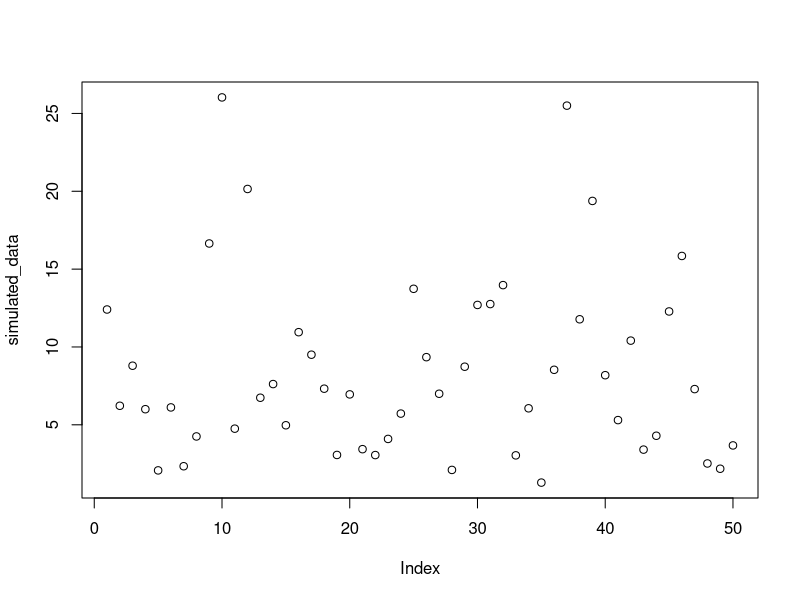

R code for this plot: (Note: this script raises an error after producing the figure.)
## ---- chunk 1
library(formatR)
knitr::opts_chunk$set(echo = TRUE)
knitr::opts_chunk$set(tidy.opts = list(width.cutoff = 60), tidy = TRUE)
#colour palette
library(RColorBrewer)
palette(brewer.pal(4, "Set2"))
cols <- brewer.pal(4, "Set2")

## ---- chunk 2

#number of simulated data points
n =  50

#true value of parameter1
a_true = 0.5

#true value of parameter2
b_true = 0.25

#sum of true values
diff_true <- a_true - b_true

#simulate data with gamma distribution
simulated_data <- rgamma(n, #number of simulated data points
                         shape = 2, #shape of gamma distribution
                         rate = diff_true) #scale


#look at simulated data
plot(simulated_data)

## ---- chunk 3
#rate for exponential distribution
alpha = 0.5

#draw 2 values from exponential distribution
a <- rexp(1, 1 / alpha)
b <- rexp(1, 1 / alpha)
## ---- chunk 4

#function to calculate likelihood
likelihood <- function(a, b, datos) {
  if ((a - b) < 0) {
    like <- 0
    return(like) #fail
  } else{
    #product of all vectors of elements in gamma dist
    like <-prod(dgamma(datos, 2, rate = (a - b))) 
    return(like)
  }
}

#function to calculate prior
prior <- function(a, b) {
  if ((a - b) < 0) {
    prior.val <- 0
    return(prior.val)
  } else{
    prior.val <- dexp(a, 1 / alpha) * dexp(b, 1 / alpha)
    return(prior.val)
  }
}

## ---- chunk 5
#number of generations to run chain
generations <- 5000

#limits on sampling (+ or - this value)
delta <- 0.25

#prepare output matrix
output <- matrix(rep(0, 6 * generations), ncol = 6)

for (i in 1:generations) {
  #modify params (step)
  a_prime <- a + runif(1, -delta, delta)
  b_prime <- b + runif(1, -delta, delta)

  #calculate ratio of likelihoods of new values / old values
  like_odds <-
    likelihood(a_prime, b_prime, simulated_data) / likelihood(a, b, simulated_data)

  #calculate ratio of prior of new values / old values
  prior_odds <- prior(a_prime, b_prime) / prior(a, b)

  #calculate posterior odds
  R <- like_odds * prior_odds

  #randomly draw from uniform distribution
  u <- runif(1)

  #if posterior odds are greater than a random value, keep new values of parameter
  if (u < R) {
    a = a_prime
    b = b_prime
  }

  #calculate posterior (likelihood*prior)
  posterior <- likelihood(a, b, simulated_data) * prior(a, b)

  #store output
  output[i, 1] <- i
  output[i, 2] <- prior(a, b)
  output[i, 3] <- likelihood(a, b, simulated_data)
  output[i, 4] <- posterior
  output[i, 5] <- a
  output[i, 6] <- b
}

#format output data
output <- data.frame(output)
names(output) <-
  c("iteration", "prior", "likelihood", "posterior", "lambda", "mu")

## ---- chunk 6
par(mar = c(4, 4, 2, 2))
#plot values of parameters in chain
par(mfrow = c(3, 1))
plot(
  output$lambda ~ output$iteration,
  type = 'l',
  col = 4,
  ylim = c(0, 1.5),
  xlab = "Generation",
  ylab = "lambda",
  bty = 'l'
)
abline(h = a_true, lty = 2)
mtext(
  "a)",
  side = 3,
  line = 1,
  adj = -0.1,
  cex = 0.8
)

plot(
  output$mu ~ output$iteration,
  type = 'l',
  col = 2,
  ylim = c(0, 1.5),
  xlab = "Generation",
  ylab = "mu",
  bty = 'l'
)
abline(h = b_true, lty = 2)
mtext(
  "b)",
  side = 3,
  line = 1,
  adj = -0.1,
  cex = 0.8
)

plot((output$lambda - output$mu) ~ output$iteration,
     type = 'l',
     col = 3,
     ylim = c(0, 1.5),
     xlab = "Generation",
     ylab = "lambda - mu",
     bty = 'l'
)
abline(h = a_true - b_true, lty = 2)
mtext(
  "c)",
  side = 3,
  line = 1,
  adj = -0.1,
  cex = 0.8
)
## ---- chunk 7

#vector across range of values interested in
values_m <- seq(0, 1.2, 0.005)

#Create a data frame from all combinations of the supplied vector
contour_mat <- expand.grid(values_m, values_m)

#prepare for storing likelhood
likelihood_vals <- rep(0, dim(contour_mat)[1])

#for each pair of values calculate likelihood
for (i in 1:dim(contour_mat)[1]) {
  likelihood_vals[i] <-
    likelihood(contour_mat[i, 1], contour_mat[i, 2], simulated_data)
}

#get location of maximum likelihood value
maximum <- which.max(likelihood_vals)

#convert raw likelihoods to relative of ML
relative = likelihood_vals / likelihood_vals[maximum]
contour_mat <- cbind(contour_mat, likelihood_vals)
contour_mat <- cbind(contour_mat, relative)

library("ggplot2")

ggplot(contour_mat, aes(x = Var1, y = Var2, z = relative)) +
  scale_x_continuous(expand = c(0, 0)) +
  scale_y_continuous(expand = c(0, 0)) +
  stat_contour(geom = "polygon", aes(fill = ..level..)) +
  geom_tile(aes(fill = relative)) +
  stat_contour(bins = 10,
               color = cols[1],
               size = 0.5)  +
  scale_fill_gradient(
    low = "white",
    high = cols[1],
    space = "Lab",
    na.value = "grey50",
    guide = "colourbar",
    aesthetics = "fill"
  ) +
  xlab("lambda") +
  ylab("mu") +
  xlim(0.2, 1) +
  ylim(0, 0.8) +
  guides(fill = guide_colorbar(title = "Relative Likelihood")) +
  geom_point(
    aes(x = a_true, y = b_true),
    colour = cols[2],
    pch = 16,
    size = 5,
  ) + theme(
    # Remove panel border
    panel.border = element_blank(),
    # Remove panel grid lines
    panel.grid.major = element_blank(),
    panel.grid.minor = element_blank(),
    # Remove panel background
    panel.background = element_blank(),
    # Add axis line
    axis.line = element_line(colour = "grey"),
    legend.position = c(0.2, 0.8)
  )

## ---- chunk 8
# Packages to load for the analyses

packages <- c("deSolve","plotrix")
A <- lapply(
  packages,
  FUN = function(x) {
    if (!require(x, character.only = TRUE)) {
      install.packages(x, dependencies = TRUE)
      library(x, character.only = TRUE)
    }
  }
)
## ---- chunk 9
pulled <- function(birth,death,rho,t) {
  params <- numeric(0)
  # The following function is passed to the R function ode()
  fn <- function(t,e,params) {
    with(as.list(c(e,params)),
      {
        g <- death(t) - e*(birth(t) + death(t)) +e*e*birth(t)
        return(list(g))
      })
    }
  E0 <- 1 - rho # initial value for E
  Enum <- ode(E0, t, fn, params) # Numerical integration of e
  PSRfull <- birth(t)*(1 - Enum[,2]) # Pulled speciation rate
  # To get all vectors with the same length
  # we suppress the last value of the vector because only intervals are considered for the derivative
  PSR <- PSRfull[-length(PSRfull)] 
  tt <- t[-length(t)]
  dt <- t[2]-t[1] # to get the time interval
  PDR <- birth(tt) - death(tt) + diff(birth(t))/(dt*birth(tt))   # Pulled diversification rate
  PER <- birth(0)/(1-E0) - PDR   # Pulled extinction rate
  return( list("PSR"=PSR,"PER"=PER,"PDR"=PDR) )
}
## ---- chunk 10
smooth_stepwise <- function(r0,r1,Tshift,alpha,t){
  (r0 * exp(alpha * (t - Tshift)) + r1) / ( exp(alpha * (t- Tshift)) + 1)
}
## ---- chunk 11
plot_scenario <- function(spe,ext,rho,seq_time) {

pulled_rates <- pulled(birth = spe, death = ext,rho = rho,t = seq_time)
div <- function(x) spe(x) - ext(x)
PSR <- pulled_rates$PSR
PER <- pulled_rates$PER
PDR <- pulled_rates$PDR

#remove last time value to match differences / pulled rates
t <- seq_time[-length(seq_time)]

#layout
par(mar=c(4,2,1,1))
par(mfrow=c(2,2))
palette(alpha(brewer.pal(5, "Set1"), 0.75))

# True rates

#set y axis values based on rates
#Ymin <- 0.9*min(rev(spe(t)), rev(ext(t)),rev(div(t))) - 0.03
#Ymax <- 1.1*max(rev(spe(t)), rev(ext(t)),rev(div(t))) + 0.06

#fixed y axis values
Ymin <- -0.1
Ymax <- 0.25

plot(rev(spe(t))~rev(-t),type="l",col=2,ylim=c(Ymin,Ymax),ylab = "", cex.lab = 0.75, cex.axis=0.75, xlab = bquote("Age (" * tau * ")")
  ,xaxt = "n"
)
axis(1, at = pretty(range(rev(-t))), labels = rev(pretty(range(rev(t)))), cex.axis=0.75)
lines(rev(ext(t))~rev(-t),col=1)
lines(rev(div(t))~rev(-t),col="black")
legend(
  "topright",
  legend = c("speciation rate",
             "extinction rate",
             "diversification rate"),
  lty = 1,
  col = c(2, 1, "black"),
  bty = 'n',
  cex=0.5
)


# True and pulled diversification rates
#Ymin <- 0.9*min(rev(div(t)), PDR) - 0.03
#Ymax <- 1.1*max(rev(div(t)), PDR) + 0.06
plot(rev(div(t))~rev(-t),type="l",col="black",ylim=c(Ymin,Ymax),ylab = "",cex.lab = 0.75, cex.axis=0.75, xlab = bquote("Age (" * tau * ")"),
  xaxt = "n"
)
axis(1, at = pretty(range(rev(-t))), labels = rev(pretty(range(rev(t)))), cex.axis=0.75)
lines(rev(PDR)~rev(-t),col="black",lty=2)
legend(
  "topright",
  legend = c("diversification rate",
             "pulled diversification rate"),
  lty = c(1,2),
  col = c("black"),
  bty = 'n',
  cex=0.5
)

# True and pulled speciation and extinction rates
#Ymin <- 0.9*min(rev(spe(t)), PSR,rev(ext(t))) - 0.03
#Ymax <- 1.1*max(rev(spe(t)), PSR,rev(ext(t))) + 0.06
plot(rev(spe(t))~rev(-t),type="l",col=2,ylim=c(Ymin,Ymax),ylab = "", cex.lab = 0.75, cex.axis=0.75, xlab = bquote("Age (" * tau * ")"),
  xaxt = "n"
)
axis(1, at = pretty(range(rev(-t))), labels = rev(pretty(range(rev(t)))), cex.axis=0.75)
lines(rev(PSR)~rev(-t),col=2,lty=2)
lines(rev(ext(t))~rev(-t),type="l",col=1)
lines(rev(PER)~rev(-t),col=1,lty=2)
legend(
  "topright",
  legend = c("speciation rate",
             "pulled speciation rate",
             "extinction rate",
             "pulled extinction rate"),
  lty = c(1,2,1,2),
  col = c(2,2,1,1),
  bty = 'n',
  cex=0.5
)

# Pulled  rates
#Ymin <- 0.9*min(PSR, PDR) - 0.03
#Ymax <- 1.1*max(PSR, PDR) + 0.06
plot(rev(PDR)~rev(-t),type="l",lty=2,col="black",ylim=c(Ymin,Ymax),ylab = "", cex.lab = 0.75, cex.axis=0.75, xlab = bquote("Age (" * tau * ")"),
  xaxt = "n"
)
axis(1, at = pretty(range(rev(-t))), labels = rev(pretty(range(rev(t)))), cex.axis=0.75)
lines(rev(PSR)~rev(-t),col=2,lty=2)
legend(
  "topright",
  legend = c("pulled speciation rate",
             "pulled diversification rate"),
  lty = c(2),
  col = c(2, "black"),
  bty = 'n',
  cex=0.5
)

}
## ---- chunk 12
tmax <- 300
seq_time <- seq(0, tmax,0.1)
spe0 <- function(x) 0.05 + x - x
ext0 <- function(x) 0.04 + x - x
plot_scenario(spe = spe0,ext = ext0,rho = 1,seq_time = seq(0, tmax,0.1))
## ---- chunk 13
tmax <- 300
seq_time <- seq(0, tmax,0.1)
spe1 <- function(x) smooth_stepwise(r0 = 0.03,r1 = 0.05,Tshift = 100,alpha = .05,x)
ext1 <- function(x) 0.02 + x - x
plot_scenario(spe = spe1,ext = ext1,rho = 1,seq_time = seq(0, tmax,0.1))
## ---- chunk 14
tmax <- 300
seq_time <- seq(0, tmax,0.1)
spe1 <- function(x) smooth_stepwise(r0 = 0.03,r1 = 0.05,Tshift = 100,alpha = 1,x)
ext1 <- function(x) 0.02 + x - x
plot_scenario(spe = spe1,ext = ext1,rho = 1,seq_time = seq(0, tmax,0.1))
## ---- chunk 15
tmax <- 300
seq_time <- seq(0, tmax,0.1)
spe1 <- function(x) 0.1 + x - x
ext1 <- function(x) smooth_stepwise(r0 = 0.02,r1 = 0.045,Tshift = 100,alpha = .05,x)
plot_scenario(spe = spe1,ext = ext1,rho = 1,seq_time = seq(0, tmax,0.1))

## ---- chunk 16
tmax <- 300
seq_time <- seq(0, tmax,0.1)
spe1 <- function(x) 0.1 + x - x
ext1 <- function(x) smooth_stepwise(r0 = 0.02,r1 = 0.045,Tshift = 100,alpha = 1.5,x)
plot_scenario(spe = spe1,ext = ext1,rho = 1,seq_time = seq(0, tmax,0.1))
## ---- chunk 17
tmax <- 300
seq_time <- seq(0, tmax,0.1)
spe1 <- function(x) 0.06*exp(-0.008*x)
ext1 <- function(x) smooth_stepwise(r0 = 0.01,r1 = 0.03,Tshift = 100,alpha = 0.05,x)
plot_scenario(spe = spe1,ext = ext1,rho = 1,seq_time = seq(0, tmax,0.1))
## ---- chunk 18
tmax <- 300
seq_time <- seq(0, tmax,0.1)
spe1 <- function(x) 0.2*exp(-0.01*x)
ext1 <- function(x) 0.02*(1.1+0.5*cos(0.1*x))
plot_scenario(spe = spe1,ext = ext1,rho = 1,seq_time = seq(0, tmax,0.1))
## ---- chunk 19
tmax <- 300
seq_time <- seq(0, tmax,0.1)
spe1 <- function(x) 0.05 + 0.0002*x
ext1 <- function(x) 0.02 + 0.0001*x
plot_scenario(spe = spe1,ext = ext1,rho = 1,seq_time = seq(0, tmax,0.1))
## ---- chunk 20
tmax <- 300
seq_time <- seq(0, tmax,0.1)
spe1 <- function(x) 0.1 - 0.0001*x
ext1 <- function(x) 0.07 - 0.0002*x
plot_scenario(spe = spe1,ext = ext1,rho = 1,seq_time = seq(0, tmax,0.1))
## ---- chunk 21
tmax <- 300
seq_time <- seq(0, tmax,0.1)
spe1 <- function(x) ifelse(x<150, smooth_stepwise(r0 = 0.1,r1 = 0.05,Tshift = 120,alpha = 0.5,x),smooth_stepwise(r0 = 0.04,r1 = 0.1,Tshift = 200,alpha = 0.5,x))
ext1 <- function(x) ifelse(x<75, smooth_stepwise(r0 = 0.01,r1 = 0.04,Tshift = 50,alpha = 0.5,x),smooth_stepwise(r0 = 0.04,r1 = 0.01,Tshift = 80,alpha = 0.5,x))
plot_scenario(spe = spe1,ext = ext1,rho = 1,seq_time = seq(0, tmax,0.1))
## ---- chunk 22
tmax <- 300
seq_time <- seq(0, tmax,0.1)
spe1 <- function(x) 0.05*(1+exp(-(x-100)^2/100)-0.5*exp(-(x-200)^2/200))
ext1 <- function(x) 0.02*(1-0.5*exp(-(x-50)^2/100)+exp(-(x-180)^2/300))
plot_scenario(spe = spe1,ext = ext1,rho = 1,seq_time = seq(0, tmax,0.1))
## ---- chunk 23
tmax <- 300
seq_time <- seq(0, tmax,0.1)
spe1 <- function(x) 0.05*(1+0.2*cos(0.05*x))
ext1 <- function(x) 0.02*(1-0.5*exp(-(x-50)^2/100)+exp(-(x-180)^2/300))
plot_scenario(spe = spe1,ext = ext1,rho = 1,seq_time = seq(0, tmax,0.1))
## ---- chunk 24
tmax <- 300
seq_time <- seq(0, tmax,0.1)
spe1 <- function(x) 0.05 + 0.05*exp(-0.02*x)
ext1 <- function(x) 0.045 + 0.05*exp(-0.02*x)
plot_scenario(spe = spe1,ext = ext1,rho = 1,seq_time = seq(0, tmax,0.1))
## ---- chunk 25
tmax <- 300
seq_time <- seq(0, tmax,0.1)
spe1 <- function(x) 0.05 + 0.05*exp(-(x-50)^2/500) + 0.1*exp(-(x-200)^2/10000)
ext1 <- function(x) 0.02 + 0.05*exp(-(x-50)^2/500) + 0.1*exp(-(x-200)^2/10000)
plot_scenario(spe = spe1,ext = ext1,rho = 1,seq_time = seq(0, tmax,0.1))
## ---- chunk 26
tmax <- 300
seq_time <- seq(0, tmax,0.1)
spe1 <- function(x) 0.05 + 0.015*cos(0.25*x)
ext1 <- function(x) 0.02 + 0.015*cos(0.25*x)
plot_scenario(spe = spe1,ext = ext1,rho = 1,seq_time = seq(0, tmax,0.1))
## ---- chunk 27
spe<-list()
ext<-list()

spe[[1]] <- function(x) 0.05 + 0.01*cos(0.05*x)
ext[[1]] <- function(x) 0.02 + 0.01*cos(0.05*x)

spe[[2]] <- function(x) 0.05 + 0.015*cos(0.05*x)
ext[[2]] <- function(x) 0.02 + 0.01*cos(0.05*x)

spe[[3]] <- function(x) 0.05 + 0.02*cos(0.05*x)
ext[[3]] <- function(x) 0.02 + 0.01*cos(0.05*x)

spe[[4]] <- function(x) 0.05 + 0.025*cos(0.05*x)
ext[[4]] <- function(x) 0.02 + 0.01*cos(0.05*x)
## ---- chunk 28
tmax <- 300
seq_time <- seq(0, tmax,0.1)

par(mfrow=c(2,2))
par(mar=c(4,2,1,1))

for(i in 1:length(spe)){

t <- -seq_time[-length(seq_time)]
pulled_rates <- pulled(birth = spe[[i]], death = ext[[i]],rho = 1,t = seq_time)
PDR <- pulled_rates$PDR

div1 <- function(x) spe[[i]](x) - ext[[i]](x)

Ymin <- 0.9*min(spe[[i]](t), ext[[i]](t), div1(t)) - 0.03
Ymax <- 1.1*max(spe[[i]](t), ext[[i]](t), div1(t)) + 0.06
plot(spe[[i]](t)~rev(-t),type="l",col=2,ylim=c(Ymin,Ymax),ylab = "", cex.lab = 0.75, cex.axis=0.75, xlab = bquote("Age (" * tau * ")"),
  xaxt = "n"
)
axis(1, at = pretty(range(t)), labels = rev(pretty(range(-t))), cex.axis=0.75)
lines(ext[[i]](t)~rev(-t),col=1)
lines(div1(t)~rev(-t),col="black",lwd=2)
lines(PDR~rev(-t),col="black",lty=2)
if(i == 1){
  legend(
  "topright",
  legend = c("speciation rate",
             "extinction rate",
             "diversification rate",
             "pulled diversification rate"),
  lty = c(1,1,1,2),
  col = c(2, 1, "black","black"),
  bty = 'n',
  cex=0.75
)
}

}

## ---- chunk 29
tmax <- 300
seq_time <- seq(0, tmax, 0.1)

spe <- list()
ext <- list()

spe[[1]] <- function(x) 0.05 + 0.01 * cos(0.05 * x)
ext[[1]] <- function(x) 0.02 + 0.01 * cos(0.05 * x)

spe[[2]] <- function(x) 0.05 + 0.01 * cos(0.055 * x)
ext[[2]] <- function(x) 0.02 + 0.01 * cos(0.05 * x)

spe[[3]] <- function(x) 0.05 + 0.01 * cos(0.06 * x)
ext[[3]] <- function(x) 0.02 + 0.01 * cos(0.05 * x)

spe[[4]] <- function(x) 0.05 + 0.01 * cos(0.065 * x)
ext[[4]] <- function(x) 0.02 + 0.01 * cos(0.05 * x)
## ---- chunk 30

par(mfrow = c(2, 2))
par(mar = c(4, 2, 1, 1))

for (i in 1:length(spe)) {
  t <- -seq_time[-length(seq_time)]
  pulled_rates <-
    pulled(
      birth = spe[[i]],
      death = ext[[i]],
      rho = 1,
      t = seq_time
    )
  PDR <- pulled_rates$PDR
  
  div1 <- function(x)
    spe[[i]](x) - ext[[i]](x)
  
  Ymin <- 0.9 * min(spe[[i]](t), ext[[i]](t), div1(t)) - 0.03
  Ymax <- 1.1 * max(spe[[i]](t), ext[[i]](t), div1(t)) + 0.06
  plot(
    spe[[i]](t) ~ t,
    type = "l",
    col = 2,
    ylim = c(Ymin, Ymax),
    ylab = "",
    cex.lab = 0.75,
    cex.axis = 0.75,
    xlab = bquote("Age (" * tau * ")"),
    xaxt = "n"
  )
  axis(
    1,
    at = pretty(range(t)),
    labels = rev(pretty(range(-t))),
    cex.axis = 0.75
  )
  lines(ext[[i]](t) ~ t, col = 1)
  lines(div1(t) ~ t, col = "black", lwd = 2)
  lines(PDR ~ t, col = "black", lty = 2)
if(i == 1){
  legend(
  "topright",
  legend = c("speciation rate",
             "extinction rate",
             "diversification rate",
             "pulled diversification rate"),
  lty = c(1,1,1,2),
  col = c(2, 1, "black","black"),
  bty = 'n',
  cex=0.75
)
}

}


## ---- chunk 31
tmax <- 300
seq_time <- seq(0, tmax,0.1)

spe<-list()
ext<-list()

spe[[1]] <- function(x) 0.05 + 0.01*cos(0.05*x)
ext[[1]] <- function(x) 0.02 + 0.01*cos(0.05*x)

spe[[2]] <- function(x) 0.05 + 0.01*cos(0.05*(x-10))
ext[[2]] <- function(x) 0.02 + 0.01*cos(0.05*x)

spe[[3]] <- function(x) 0.05 + 0.01*cos(0.05*(x-20))
ext[[3]] <- function(x) 0.02 + 0.01*cos(0.05*x)

spe[[4]] <- function(x) 0.05 + 0.01*cos(0.05*(x-30))
ext[[4]] <- function(x) 0.02 + 0.01*cos(0.05*x)
## ---- chunk 32
par(mfrow=c(2,2))
par(mar=c(4,2,1,1))

for(i in 1:length(spe)){

t <- -seq_time[-length(seq_time)]
pulled_rates <- pulled(birth = spe[[i]], death = ext[[i]],rho = 1,t = seq_time)
PDR <- pulled_rates$PDR

div1 <- function(x) spe[[i]](x) - ext[[i]](x)

Ymin <- 0.9*min(spe[[i]](t), ext[[i]](t), div1(t)) - 0.03
Ymax <- 1.1*max(spe[[i]](t), ext[[i]](t), div1(t)) + 0.06
plot(spe[[i]](t)~rev(-t),type="l",col=2,ylim=c(Ymin,Ymax),ylab = "", cex.lab = 0.75, cex.axis=0.75, xlab = bquote("Age (" * tau * ")"),
  xaxt = "n"
)
axis(1, at = pretty(range(t)), labels = rev(pretty(range(-t))), cex.axis=0.75)
lines(ext[[i]](t)~rev(-t),col=1)
lines(div1(t)~rev(-t),col="black",lwd=2)
lines(PDR~rev(-t),col="black",lty=2)

if(i == 1){
  legend(
  "topright",
  legend = c("speciation rate",
             "extinction rate",
             "diversification rate",
             "pulled diversification rate"),
  lty = c(1,1,1,2),
  col = c(2, 1, "black","black"),
  bty = 'n',
  cex=0.75
)
}

}
